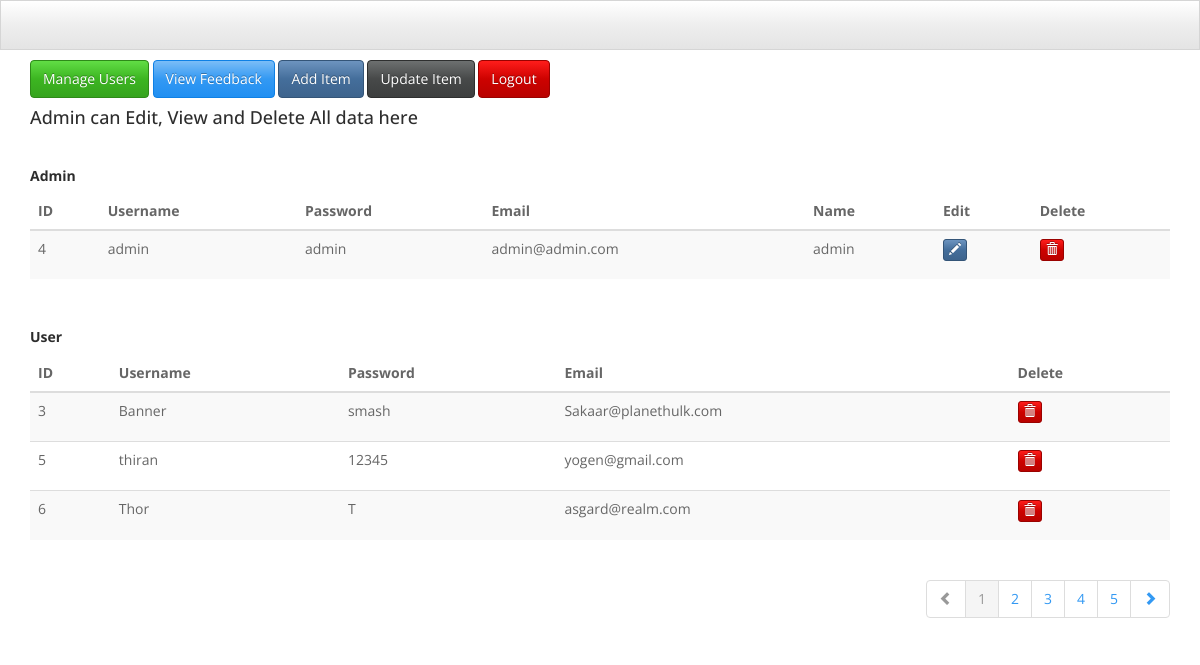
Page /admin/index.php (signed in) on the committed database.
### tables this page shows
CREATE TABLE `allusers` (
  `id` int(11) NOT NULL,
  `name` varchar(255) NOT NULL,
  `password` varchar(8) NOT NULL,
  `email` varchar(200) NOT NULL,
  `username` varchar(200) NOT NULL
);

### admin/index.php (the view, shortened to what this page needs)
<?php
include '../DB_CONFIG/connect_db.php';
$sql1= "SELECT * FROM allusers WHERE username = 'admin'";
$result1=$db->query($sql1);
$sql2= "SELECT * FROM allusers WHERE username NOT LIKE 'admin'";
$result2=$db->query($sql2);
?>
<!DOCTYPE html>
<html lang="en">
  <head>
    <link href="css/bootstrap.min.css" rel="stylesheet">
  </head>
  <body>
    <div class="navbar navbar-fixed-top">
      <div class="navbar-inner">
        <div class="container">
          <a class="btn btn-navbar" data-toggle="collapse" data-target=".nav-collapse">
          </a>
        </div>
      </div>
    </div>
     <div class="container">
    <br>
      <br>
    <div class="row">
	<div class="container">
	<br>
        <a href="index.php" ><button id="showAll" class="btn btn-success btn-md">Manage Users</button></a>
        <a href="feedback.php"><button class="btn btn-info btn-md">View Feedback</button></a>
        <a href="insert.php"><button class="btn btn-primary">Add Item</button></a>
        <a href="update1.php"><button class="btn btn-default">Update Item</button></a>
        <a href="../logout.php"><button class="btn btn-danger btn-md">Logout</button></a>
    </div>
	</div>
	<div id="displayAll" class="row">
<div class="col-md-12">
        <h4>Admin can Edit, View and Delete All data here</h4>
        <br>
        <h5 style="font-weight:bold"> Admin </h5>
        <div class="table-responsive">
              <table id="mytable1" class="table table-bordred table-striped table-hover">
                   <thead>
                    <th>ID</th>
                    <th>Username</th>
                     <th>Password</th>
                     <th>Email</th>
                    <th>Name</th>
                      <th>Edit</th>
                      <th>Delete</th>
                   </thead>
<tbody>
<?php
  if(mysqli_num_rows($result1)>0) {
      while ($row = mysqli_fetch_array($result1)) {
              echo("<tr>
        <td>$row[0]</td>
        <td>$row[1]</td>
        <td>$row[2]</td>
        <td>$row[3]</td>
        <td>$row[4]</td>
        <td><p data-placement=\"top\" data-toggle=\"tooltip\" title=\"Edit\"><a href=\"Edit.php?id=$row[0]\"><button class=\"btn btn-primary btn-xs\" data-title=\"Edit\"><span class=\"glyphicon glyphicon-pencil\"></span></button></a> </p></td>
        <td><p data-placement=\"top\" data-toggle=\"tooltip\" title=\"Delete\"><a href=\"Delete.php?id=$row[0]\"><button class=\"btn btn-danger btn-xs\" data-title=\"Delete\"><span class=\"glyphicon glyphicon-trash\"></span></button></a></p></td>
    </tr>");
      }
  }
?>
    </tbody>
</table>
<br>
 <h5 style="font-weight:bold"> User</h5>
<table id="mytable2" class="table table-bordred table-striped table-hover">
                   <thead>
                    <th>ID</th>
                    <th>Username</th>
                     <th>Password</th>
                     <th>Email</th>
                      <th>Delete</th>
                   </thead>
<tbody>
<?php
  if(mysqli_num_rows($result2)>0) {
      while ($row = mysqli_fetch_array($result2)) {
              echo("<tr>
        <td>$row[0]</td>
        <td>$row[1]</td>
        <td>$row[2]</td>
        <td>$row[3]</td>
        <td><p data-placement=\"top\" data-toggle=\"tooltip\" title=\"Delete\"><a href=\"Delete.php?id=$row[0]\"><button class=\"btn btn-danger btn-xs\" data-title=\"Delete\"><span class=\"glyphicon glyphicon-trash\"></span></button></a></p></td>
    </tr>");
      }
  }
?>
    </tbody>
</table>
<ul class="pagination pull-right">
  <li class="disabled"><a href="#"><span class="glyphicon glyphicon-chevron-left"></span></a></li>
  <li class="active"><a href="#">1</a></li>
  <li><a href="#">2</a></li>
  <li><a href="#">3</a></li>
  <li><a href="#">4</a></li>
  <li><a href="#">5</a></li>
  <li><a href="#"><span class="glyphicon glyphicon-chevron-right"></span></a></li>
</ul>
            </div>
        </div>
</div>
      </div>
  </body>
</html>

### rows in the picture
allusers: id "4", name "admin", password "admin", email "admin@admin.com", username "admin"
allusers: id "3", name "Banner", password "smash", email "Sakaar@planethulk.com"
allusers: id "5", name "thiran", password "12345", email "yogen@gmail.com"
allusers: id "6", name "Thor", password "T", email "asgard@realm.com"
